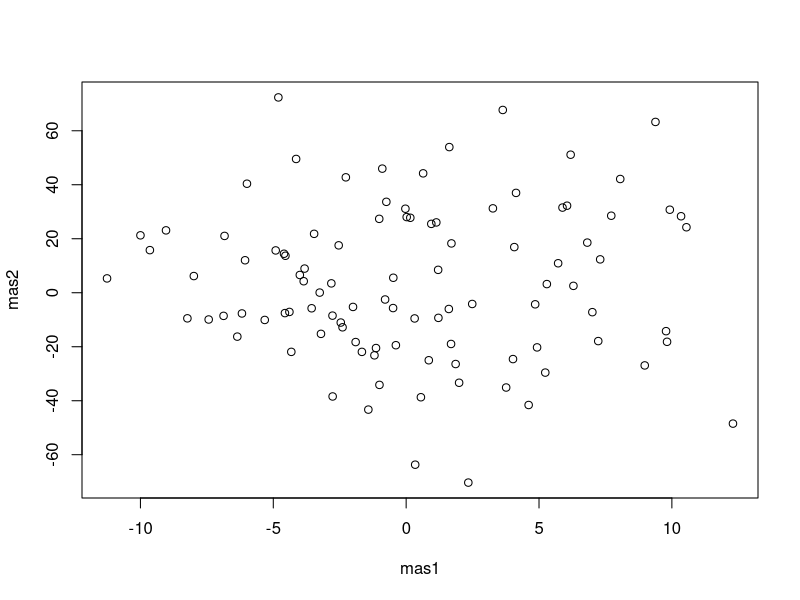
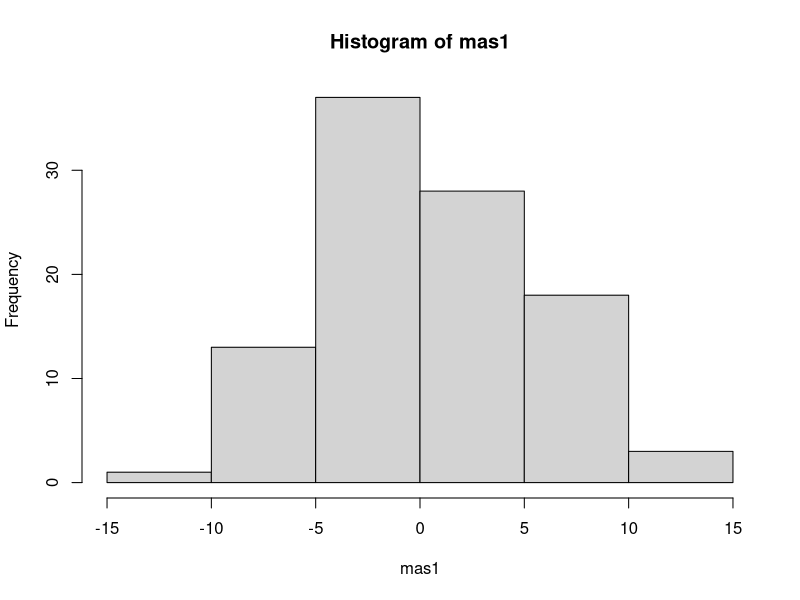
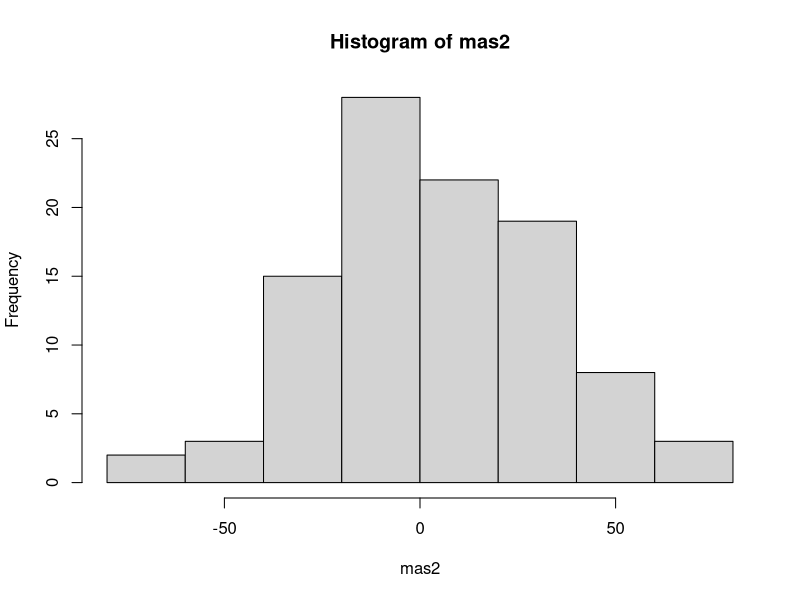
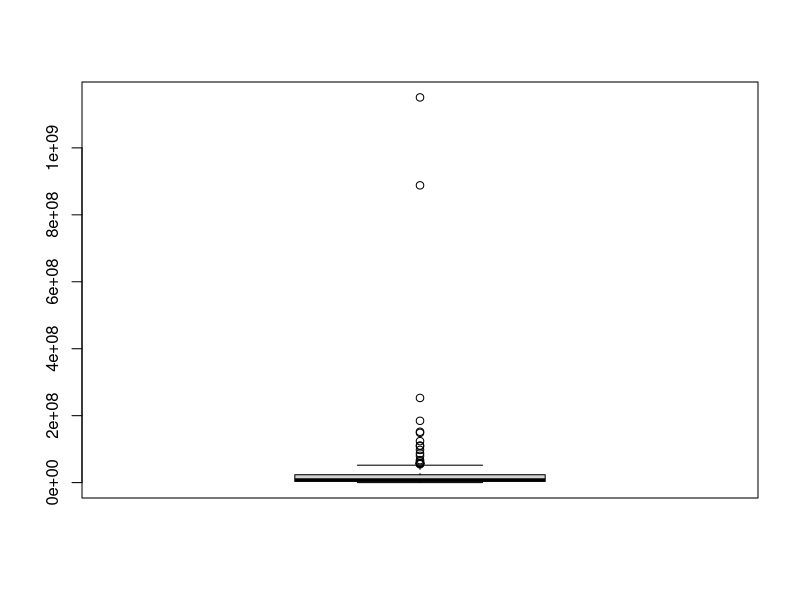
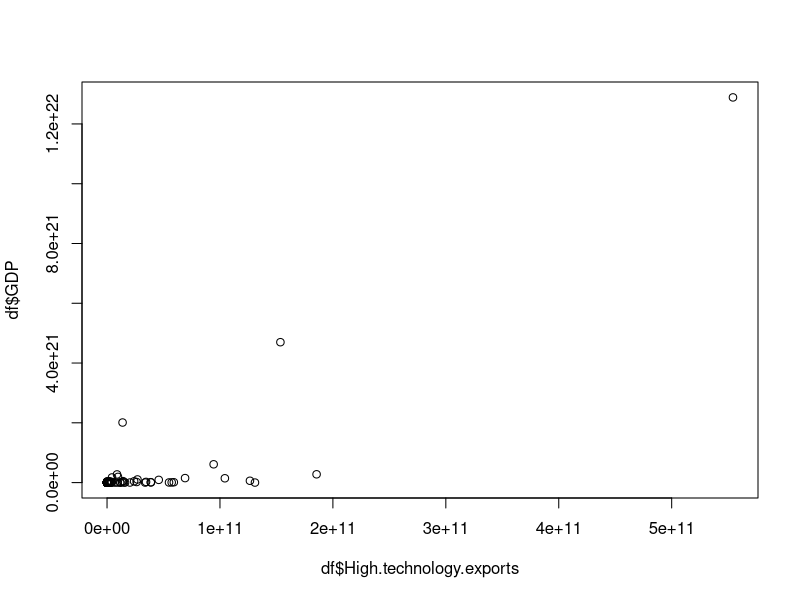

R code for these plots, in order:
#HW 1 Day 1 Sl 7
#Task1 
a <- 5
b <- 7
s <- a*b
s
p <- 2*(a+b)
p

#Task2
a <- 2
b <- 1
res <- sqrt(a*b)
res

#Task3
x1 <- 3
y1 <- 2
x2 <- 1
y2 <- 0
a <- abs(x2 - x1)
b <- abs(y2 - y1)

s <- a*b
s
p <- 2*(a+b)
p

#Task4
A <- 98
logic_var <- A %% 2 != 0
logic_var

#Task5
A <- 3
B <- 9
C <- 2
logic_var <- (A < B) & (B < C)
logic_var

#Task6 
A <- 1990
B <- 4
C <- -1
logic_var <- (A > 0) | (B > 0) | (C > 0)
logic_var

#Task7

A <- 10
B <- -1
C <- -1
D <- 0
logic_var <- (A>0&B<=0&C<=0)|(A<=0&B>0&C<=0)|(A<=0&B<=0&C>0)

#HW 1 Day 1 Sl 10

mas1<-rnorm(100,0,5)
mas2<-rnorm(100,10, sd = 27)
mean(mas1)
mean(mas2)
sd(mas1)
sd(mas2)
plot(mas1,mas2)
hist(mas1)
hist(mas2)
mas1*3
mas2[mas2>mean(mas2)]<-mas2[mas2>mean(mas2)]-18
mas2

df<-read.csv("DataDay1.csv",sep=";",dec = ",")
df
str(df)
head(df,n = 5)
tail(df)
df$ISO<-NULL
df[df==NA]<-0
df[is.na(df)]<-0
tail(df)

df$GDP<-df$GDP.per.capita*df$Population
summary(df)
boxplot(df$GDP.per.capita)
plot(df$High.technology.exports,df$GDP)


